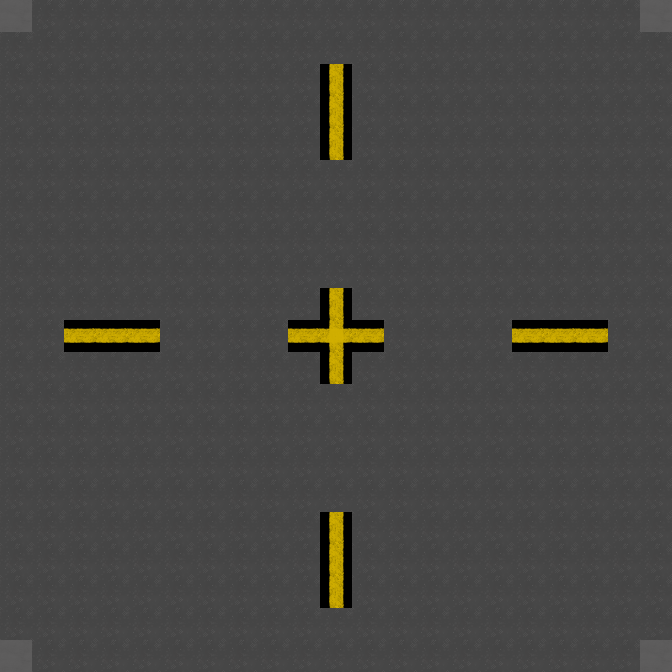

This is a level from a 2D game, rendered from its Tiled map with the project's own tilesets. A one-line summary and the complete map file follow:
An orthogonal 21x21 tile map with 32x32 px tiles, 2 tile layers (street_asphalt, street_signs), 1 hidden layer not drawn, 2 tilesets.

<map version="1.10" tiledversion="1.10.1" orientation="orthogonal" renderorder="right-down" width="21" height="21" tilewidth="32" tileheight="32" infinite="0" nextlayerid="4" nextobjectid="1">
 <tileset firstgid="1" source="mini_tileset.tsx" />
 <tileset firstgid="5" source="tileset_gen4.tsx" />
 <layer id="1" name="street_asphalt" width="21" height="21">
  <data encoding="csv">
5,5,5,5,5,5,5,5,5,5,5,5,5,5,5,5,5,5,5,5,5,
5,5,5,5,5,5,5,5,5,5,5,5,5,5,5,5,5,5,5,5,5,
5,5,5,5,5,5,5,5,5,5,21,5,5,5,5,5,5,5,5,5,5,
5,5,5,5,5,5,5,5,5,5,21,5,5,5,5,5,5,5,5,5,5,
5,5,5,5,5,5,5,5,5,5,21,5,5,5,5,5,5,5,5,5,5,
5,5,5,5,5,5,5,5,5,5,5,5,5,5,5,5,5,5,5,5,5,
5,5,5,5,5,5,5,5,5,5,5,5,5,5,5,5,5,5,5,5,5,
5,5,5,5,5,5,5,5,5,5,5,5,5,5,5,5,5,5,5,5,5,
5,5,5,5,5,5,5,5,5,5,5,5,5,5,5,5,5,5,5,5,5,
5,5,5,5,5,5,5,5,5,5,21,5,5,5,5,5,5,5,5,5,5,
5,5,22,22,22,5,5,5,5,22,23,22,5,5,5,5,22,22,22,5,5,
5,5,5,5,5,5,5,5,5,5,21,5,5,5,5,5,5,5,5,5,5,
5,5,5,5,5,5,5,5,5,5,5,5,5,5,5,5,5,5,5,5,5,
5,5,5,5,5,5,5,5,5,5,5,5,5,5,5,5,5,5,5,5,5,
5,5,5,5,5,5,5,5,5,5,5,5,5,5,5,5,5,5,5,5,5,
5,5,5,5,5,5,5,5,5,5,5,5,5,5,5,5,5,5,5,5,5,
5,5,5,5,5,5,5,5,5,5,21,5,5,5,5,5,5,5,5,5,5,
5,5,5,5,5,5,5,5,5,5,21,5,5,5,5,5,5,5,5,5,5,
5,5,5,5,5,5,5,5,5,5,21,5,5,5,5,5,5,5,5,5,5,
5,5,5,5,5,5,5,5,5,5,5,5,5,5,5,5,5,5,5,5,5,
5,5,5,5,5,5,5,5,5,5,5,5,5,5,5,5,5,5,5,5,5
</data>
 </layer>
 <layer id="2" name="street_signs" width="21" height="21">
  <data encoding="csv">
20,0,0,0,0,0,0,0,0,0,0,0,0,0,0,0,0,0,0,0,20,
0,0,0,0,0,0,0,0,0,0,0,0,0,0,0,0,0,0,0,0,0,
0,0,0,0,0,0,0,0,0,0,0,0,0,0,0,0,0,0,0,0,0,
0,0,0,0,0,0,0,0,0,0,0,0,0,0,0,0,0,0,0,0,0,
0,0,0,0,0,0,0,0,0,0,0,0,0,0,0,0,0,0,0,0,0,
0,0,0,0,0,0,0,0,0,0,0,0,0,0,0,0,0,0,0,0,0,
0,0,0,0,0,0,0,0,0,0,0,0,0,0,0,0,0,0,0,0,0,
0,0,0,0,0,0,0,0,0,0,0,0,0,0,0,0,0,0,0,0,0,
0,0,0,0,0,0,0,0,0,0,0,0,0,0,0,0,0,0,0,0,0,
0,0,0,0,0,0,0,0,0,0,0,0,0,0,0,0,0,0,0,0,0,
0,0,0,0,0,0,0,0,0,0,0,0,0,0,0,0,0,0,0,0,0,
0,0,0,0,0,0,0,0,0,0,0,0,0,0,0,0,0,0,0,0,0,
0,0,0,0,0,0,0,0,0,0,0,0,0,0,0,0,0,0,0,0,0,
0,0,0,0,0,0,0,0,0,0,0,0,0,0,0,0,0,0,0,0,0,
0,0,0,0,0,0,0,0,0,0,0,0,0,0,0,0,0,0,0,0,0,
0,0,0,0,0,0,0,0,0,0,0,0,0,0,0,0,0,0,0,0,0,
0,0,0,0,0,0,0,0,0,0,0,0,0,0,0,0,0,0,0,0,0,
0,0,0,0,0,0,0,0,0,0,0,0,0,0,0,0,0,0,0,0,0,
0,0,0,0,0,0,0,0,0,0,0,0,0,0,0,0,0,0,0,0,0,
0,0,0,0,0,0,0,0,0,0,0,0,0,0,0,0,0,0,0,0,0,
20,0,0,0,0,0,0,0,0,0,0,0,0,0,0,0,0,0,0,0,20
</data>
 </layer>
 <layer id="3" name="aux" width="21" height="21" visible="0">
  <data encoding="csv">
0,0,0,0,0,0,0,0,0,0,0,0,0,0,0,0,0,0,0,0,0,
0,5,6,7,8,9,0,0,0,0,0,0,0,0,0,0,0,0,0,0,0,
0,0,0,0,0,0,0,0,0,0,0,0,0,0,0,0,0,0,0,0,0,
0,0,0,0,0,0,0,0,0,0,0,0,0,0,0,0,0,0,0,0,0,
0,0,0,0,0,0,0,0,0,0,0,0,0,0,0,0,0,0,0,0,0,
0,0,0,0,0,0,0,0,0,0,0,0,0,0,0,0,0,0,0,0,0,
0,0,0,0,0,0,0,0,0,0,0,0,0,0,0,0,0,0,0,0,0,
0,0,0,0,0,0,0,0,0,0,0,0,0,0,0,0,0,0,0,0,0,
0,0,0,0,0,0,0,0,0,0,0,0,0,0,0,0,0,0,0,0,0,
0,0,0,0,0,0,0,0,0,0,0,0,0,0,0,0,0,0,0,0,0,
0,0,0,0,0,0,0,0,0,0,0,0,0,0,0,0,0,0,0,0,0,
0,0,0,0,0,0,0,0,0,0,0,0,0,0,0,0,0,0,0,0,0,
0,0,0,0,0,0,0,0,0,0,0,0,0,0,0,0,0,0,0,0,0,
0,0,0,0,0,0,0,0,0,0,0,0,0,0,0,0,0,0,0,0,0,
0,0,0,0,0,0,0,0,0,0,0,0,0,0,0,0,0,0,0,0,0,
0,0,0,0,0,0,0,0,0,0,0,0,0,0,0,0,0,0,0,0,0,
0,0,0,0,0,0,0,0,0,0,0,0,0,0,0,0,0,0,0,0,0,
0,0,0,0,0,0,0,0,0,0,0,0,0,0,0,0,0,0,0,0,0,
0,0,0,0,0,0,0,0,0,0,0,0,0,0,0,0,0,0,0,0,0,
0,0,0,0,0,0,0,0,0,0,0,0,0,0,0,0,0,0,0,0,0,
0,0,0,0,0,0,0,0,0,0,0,0,0,0,0,0,0,0,0,0,0
</data>
 </layer>
</map>
